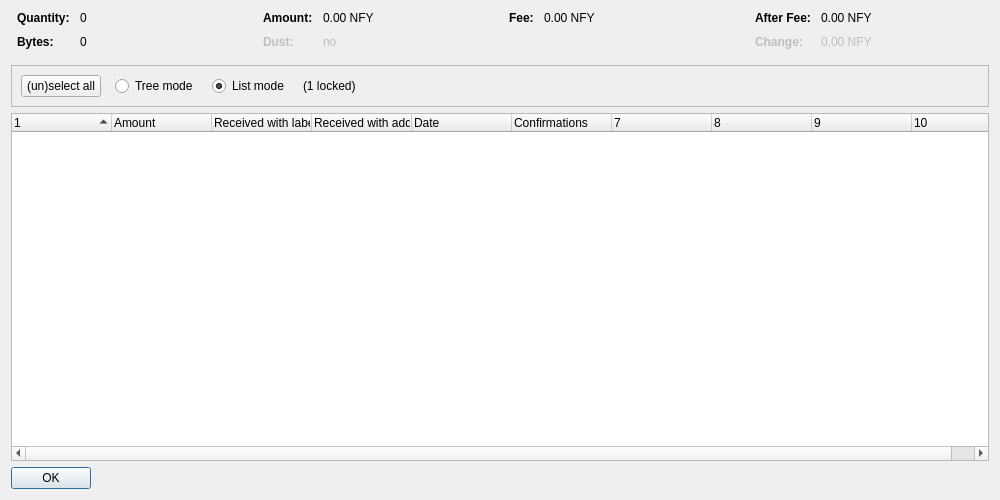
<?xml version="1.0" encoding="UTF-8"?>
<ui version="4.0">
 <class>CoinControlDialog</class>
 <widget class="QDialog" name="CoinControlDialog">
  <property name="geometry">
   <rect>
    <x>0</x>
    <y>0</y>
    <width>1000</width>
    <height>500</height>
   </rect>
  </property>
  <property name="windowTitle">
   <string>Coin Selection</string>
  </property>
  <layout class="QVBoxLayout" name="verticalLayout">
   <item>
    <layout class="QHBoxLayout" name="horizontalLayoutTop" stretch="0,0,0,0">
     <property name="topMargin">
      <number>0</number>
     </property>
     <property name="bottomMargin">
      <number>10</number>
     </property>
     <item>
      <layout class="QFormLayout" name="formLayoutCoinControl1">
       <property name="horizontalSpacing">
        <number>10</number>
       </property>
       <property name="verticalSpacing">
        <number>10</number>
       </property>
       <property name="leftMargin">
        <number>6</number>
       </property>
       <property name="rightMargin">
        <number>6</number>
       </property>
       <item row="0" column="0">
        <widget class="QLabel" name="labelCoinControlQuantityText">
         <property name="font">
          <font>
           <weight>75</weight>
           <bold>true</bold>
          </font>
         </property>
         <property name="text">
          <string>Quantity:</string>
         </property>
        </widget>
       </item>
       <item row="0" column="1">
        <widget class="QLabel" name="labelCoinControlQuantity">
         <property name="cursor">
          <cursorShape>IBeamCursor</cursorShape>
         </property>
         <property name="contextMenuPolicy">
          <enum>Qt::ActionsContextMenu</enum>
         </property>
         <property name="text">
          <string notr="true">0</string>
         </property>
         <property name="textInteractionFlags">
          <set>Qt::LinksAccessibleByMouse|Qt::TextSelectableByKeyboard|Qt::TextSelectableByMouse</set>
         </property>
        </widget>
       </item>
       <item row="1" column="0">
        <widget class="QLabel" name="labelCoinControlBytesText">
         <property name="font">
          <font>
           <weight>75</weight>
           <bold>true</bold>
          </font>
         </property>
         <property name="text">
          <string>Bytes:</string>
         </property>
        </widget>
       </item>
       <item row="1" column="1">
        <widget class="QLabel" name="labelCoinControlBytes">
         <property name="cursor">
          <cursorShape>IBeamCursor</cursorShape>
         </property>
         <property name="contextMenuPolicy">
          <enum>Qt::ActionsContextMenu</enum>
         </property>
         <property name="text">
          <string notr="true">0</string>
         </property>
         <property name="textInteractionFlags">
          <set>Qt::LinksAccessibleByMouse|Qt::TextSelectableByKeyboard|Qt::TextSelectableByMouse</set>
         </property>
        </widget>
       </item>
      </layout>
     </item>
     <item>
      <layout class="QFormLayout" name="formLayoutCoinControl2">
       <property name="horizontalSpacing">
        <number>10</number>
       </property>
       <property name="verticalSpacing">
        <number>10</number>
       </property>
       <property name="leftMargin">
        <number>6</number>
       </property>
       <property name="rightMargin">
        <number>6</number>
       </property>
       <item row="0" column="0">
        <widget class="QLabel" name="labelCoinControlAmountText">
         <property name="font">
          <font>
           <weight>75</weight>
           <bold>true</bold>
          </font>
         </property>
         <property name="text">
          <string>Amount:</string>
         </property>
        </widget>
       </item>
       <item row="0" column="1">
        <widget class="QLabel" name="labelCoinControlAmount">
         <property name="cursor">
          <cursorShape>IBeamCursor</cursorShape>
         </property>
         <property name="contextMenuPolicy">
          <enum>Qt::ActionsContextMenu</enum>
         </property>
         <property name="text">
          <string notr="true">0.00 NFY</string>
         </property>
         <property name="textInteractionFlags">
          <set>Qt::LinksAccessibleByMouse|Qt::TextSelectableByKeyboard|Qt::TextSelectableByMouse</set>
         </property>
        </widget>
       </item>
       <item row="1" column="0">
        <widget class="QLabel" name="labelCoinControlLowOutputText">
         <property name="enabled">
          <bool>false</bool>
         </property>
         <property name="font">
          <font>
           <weight>75</weight>
           <bold>true</bold>
          </font>
         </property>
         <property name="text">
          <string>Dust:</string>
         </property>
        </widget>
       </item>
       <item row="1" column="1">
        <widget class="QLabel" name="labelCoinControlLowOutput">
         <property name="enabled">
          <bool>false</bool>
         </property>
         <property name="cursor">
          <cursorShape>IBeamCursor</cursorShape>
         </property>
         <property name="contextMenuPolicy">
          <enum>Qt::ActionsContextMenu</enum>
         </property>
         <property name="text">
          <string notr="true">no</string>
         </property>
         <property name="textInteractionFlags">
          <set>Qt::LinksAccessibleByMouse|Qt::TextSelectableByKeyboard|Qt::TextSelectableByMouse</set>
         </property>
        </widget>
       </item>
      </layout>
     </item>
     <item>
      <layout class="QFormLayout" name="formLayoutCoinControl3">
       <property name="horizontalSpacing">
        <number>10</number>
       </property>
       <property name="verticalSpacing">
        <number>10</number>
       </property>
       <property name="leftMargin">
        <number>6</number>
       </property>
       <property name="rightMargin">
        <number>6</number>
       </property>
       <item row="0" column="0">
        <widget class="QLabel" name="labelCoinControlFeeText">
         <property name="font">
          <font>
           <weight>75</weight>
           <bold>true</bold>
          </font>
         </property>
         <property name="text">
          <string>Fee:</string>
         </property>
        </widget>
       </item>
       <item row="0" column="1">
        <widget class="QLabel" name="labelCoinControlFee">
         <property name="cursor">
          <cursorShape>IBeamCursor</cursorShape>
         </property>
         <property name="contextMenuPolicy">
          <enum>Qt::ActionsContextMenu</enum>
         </property>
         <property name="text">
          <string notr="true">0.00 NFY</string>
         </property>
         <property name="textInteractionFlags">
          <set>Qt::LinksAccessibleByMouse|Qt::TextSelectableByKeyboard|Qt::TextSelectableByMouse</set>
         </property>
        </widget>
       </item>
      </layout>
     </item>
     <item>
      <layout class="QFormLayout" name="formLayoutCoinControl4">
       <property name="horizontalSpacing">
        <number>10</number>
       </property>
       <property name="verticalSpacing">
        <number>10</number>
       </property>
       <property name="leftMargin">
        <number>6</number>
       </property>
       <property name="rightMargin">
        <number>6</number>
       </property>
       <item row="0" column="0">
        <widget class="QLabel" name="labelCoinControlAfterFeeText">
         <property name="font">
          <font>
           <weight>75</weight>
           <bold>true</bold>
          </font>
         </property>
         <property name="text">
          <string>After Fee:</string>
         </property>
        </widget>
       </item>
       <item row="0" column="1">
        <widget class="QLabel" name="labelCoinControlAfterFee">
         <property name="cursor">
          <cursorShape>IBeamCursor</cursorShape>
         </property>
         <property name="contextMenuPolicy">
          <enum>Qt::ActionsContextMenu</enum>
         </property>
         <property name="text">
          <string notr="true">0.00 NFY</string>
         </property>
         <property name="textInteractionFlags">
          <set>Qt::LinksAccessibleByMouse|Qt::TextSelectableByKeyboard|Qt::TextSelectableByMouse</set>
         </property>
        </widget>
       </item>
       <item row="1" column="0">
        <widget class="QLabel" name="labelCoinControlChangeText">
         <property name="enabled">
          <bool>false</bool>
         </property>
         <property name="font">
          <font>
           <weight>75</weight>
           <bold>true</bold>
          </font>
         </property>
         <property name="text">
          <string>Change:</string>
         </property>
        </widget>
       </item>
       <item row="1" column="1">
        <widget class="QLabel" name="labelCoinControlChange">
         <property name="enabled">
          <bool>false</bool>
         </property>
         <property name="cursor">
          <cursorShape>IBeamCursor</cursorShape>
         </property>
         <property name="contextMenuPolicy">
          <enum>Qt::ActionsContextMenu</enum>
         </property>
         <property name="text">
          <string notr="true">0.00 NFY</string>
         </property>
         <property name="textInteractionFlags">
          <set>Qt::LinksAccessibleByMouse|Qt::TextSelectableByKeyboard|Qt::TextSelectableByMouse</set>
         </property>
        </widget>
       </item>
      </layout>
     </item>
    </layout>
   </item>
   <item>
    <widget class="QFrame" name="frame">
     <property name="minimumSize">
      <size>
       <width>0</width>
       <height>40</height>
      </size>
     </property>
     <property name="frameShape">
      <enum>QFrame::StyledPanel</enum>
     </property>
     <property name="frameShadow">
      <enum>QFrame::Sunken</enum>
     </property>
     <layout class="QHBoxLayout" name="horizontalLayout">
      <item>
       <layout class="QHBoxLayout" name="horizontalLayoutPanel" stretch="0,0,0,0,0">
        <property name="spacing">
         <number>14</number>
        </property>
        <item>
         <widget class="QPushButton" name="pushButtonSelectAll">
          <property name="sizePolicy">
           <sizepolicy hsizetype="Maximum" vsizetype="Fixed">
            <horstretch>0</horstretch>
            <verstretch>0</verstretch>
           </sizepolicy>
          </property>
          <property name="text">
           <string>(un)select all</string>
          </property>
          <property name="autoDefault">
           <bool>false</bool>
          </property>
         </widget>
        </item>
        <item>
         <widget class="QRadioButton" name="radioTreeMode">
          <property name="sizePolicy">
           <sizepolicy hsizetype="Maximum" vsizetype="Fixed">
            <horstretch>0</horstretch>
            <verstretch>0</verstretch>
           </sizepolicy>
          </property>
          <property name="text">
           <string>Tree mode</string>
          </property>
         </widget>
        </item>
        <item>
         <widget class="QRadioButton" name="radioListMode">
          <property name="sizePolicy">
           <sizepolicy hsizetype="Maximum" vsizetype="Fixed">
            <horstretch>0</horstretch>
            <verstretch>0</verstretch>
           </sizepolicy>
          </property>
          <property name="text">
           <string>List mode</string>
          </property>
          <property name="checked">
           <bool>true</bool>
          </property>
         </widget>
        </item>
        <item>
         <widget class="QLabel" name="labelLocked">
          <property name="text">
           <string notr="true">(1 locked)</string>
          </property>
         </widget>
        </item>
        <item>
         <spacer name="horizontalSpacer">
          <property name="orientation">
           <enum>Qt::Horizontal</enum>
          </property>
          <property name="sizeHint" stdset="0">
           <size>
            <width>40</width>
            <height>20</height>
           </size>
          </property>
         </spacer>
        </item>
       </layout>
      </item>
     </layout>
    </widget>
   </item>
   <item>
    <widget class="CoinControlTreeWidget" name="treeWidget">
     <property name="contextMenuPolicy">
      <enum>Qt::CustomContextMenu</enum>
     </property>
     <property name="sortingEnabled">
      <bool>false</bool>
     </property>
     <property name="columnCount">
      <number>10</number>
     </property>
     <attribute name="headerShowSortIndicator" stdset="0">
      <bool>true</bool>
     </attribute>
     <attribute name="headerStretchLastSection">
      <bool>false</bool>
     </attribute>
     <column>
      <property name="text">
       <string/>
      </property>
     </column>
     <column>
      <property name="text">
       <string>Amount</string>
      </property>
     </column>
     <column>
      <property name="text">
       <string>Received with label</string>
      </property>
     </column>
     <column>
      <property name="text">
       <string>Received with address</string>
      </property>
     </column>
     <column>
      <property name="text">
       <string>Date</string>
      </property>
     </column>
     <column>
      <property name="text">
       <string>Confirmations</string>
      </property>
      <property name="toolTip">
       <string>Confirmed</string>
      </property>
     </column>
     <column>
      <property name="text">
       <string/>
      </property>
     </column>
     <column>
      <property name="text">
       <string/>
      </property>
     </column>
     <column>
      <property name="text">
       <string/>
      </property>
     </column>
     <column>
      <property name="text">
       <string/>
      </property>
     </column>
    </widget>
   </item>
   <item>
    <widget class="QDialogButtonBox" name="buttonBox">
     <property name="sizePolicy">
      <sizepolicy hsizetype="Maximum" vsizetype="Fixed">
       <horstretch>0</horstretch>
       <verstretch>0</verstretch>
      </sizepolicy>
     </property>
     <property name="orientation">
      <enum>Qt::Horizontal</enum>
     </property>
     <property name="standardButtons">
      <set>QDialogButtonBox::Ok</set>
     </property>
    </widget>
   </item>
  </layout>
 </widget>
 <customwidgets>
  <customwidget>
   <class>CoinControlTreeWidget</class>
   <extends>QTreeWidget</extends>
   <header>qt/coincontroltreewidget.h</header>
  </customwidget>
 </customwidgets>
 <resources/>
 <connections/>
</ui>
